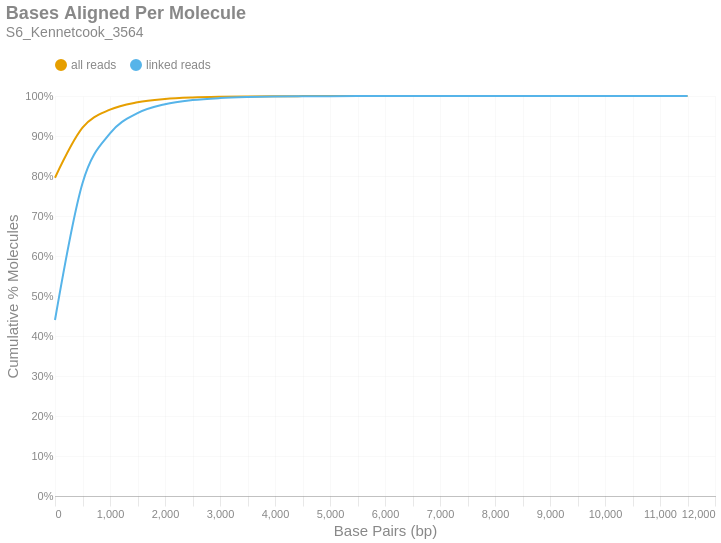

The notebook cell saved with this chart:
### Markdown cell above
### Bases Aligned Per Molecule
This is a cumulative frequency distribution showing the number of base pairs aligned per unique molecule. These data are shown in 500 bp bins. There are two distributions: one with `all reads` (yellow) and another with only `linked reads` (blue). The percent of molecules in the `linked reads` distribution is relative to the total number of linked molecules.

### Code cell
if SKIPLR:
    print_html(f"Skipped")
else:
    binned_df = consolidated_hist(valids['aligned_bp'], mask, 500, True)
    with SafeRender(binned_df):
        (
            density_plot(binned_df, 'Bases Aligned Per Molecule', samplename, 'basesper')
            .encode(
                x=alt.X('bin:Q', title="Base Pairs (bp)").axis(tickMinStep=500).scale(padding=0),
                y=alt.Y('value:Q', title='Cumulative % Molecules')
                    .axis(format='%')
                    .scale(domain = [0,1])
                    .stack(False),
                color=alt.Color("key:N").scale(domain = ["all reads", "linked reads"]),
                tooltip = [
                    alt.Tooltip("key:N", title = "Data Type"),
                    alt.Tooltip("range_label:N", title="Bases Aligned Per Molecule"),
                    alt.Tooltip("value:Q", format = ".2%", title="% Molecules (Cum.)")
                ]
            )
        ).display()

### Figure 1 — Vega-Lite specification as saved in the notebook (floating-point values rounded to 4 significant figures)
{"width": "container", "height": 400, "config": {"title": {"anchor": "start", "dy": -15, "fontSize": 18, "color": "#888888", "subtitleColor": "#888888", "subtitleFontSize": 14}, "arc": {"fill": "#0072B2"}, "axis": {"domainColor": "#888888", "domainWidth": 0.5, "gridWidth": 0.2, "grid": false, "titleFontWeight": 400, "titleFontSize": 15, "labelFontSize": 11, "labelColor": "#888888", "tickColor": "#888888", "tickWidth": 0.2, "titleColor": "#888888"}, "axisBand": {"grid": false}, "axisX": {"grid": true, "tickSize": 10, "domainCap": "round"}, "axisY": {"domain": false, "grid": true, "tickSize": 0, "domainCap": "round"}, "background": "transparent", "header": {"labelFontSize": 15, "labelColor": "#888888", "titleFontSize": 15, "titleFontWeight": 600, "titleColor": "#888888"}, "legend": {"labelFont": "sans-serif", "labelFontSize": 12, "labelColor": "#888888", "symbolSize": 100, "symbolType": "circle", "titleFontSize": 12, "titlePadding": 10, "titleColor": "#888888", "title": null, "orient": "top"}, "range": {"category": ["#E69F00", "#56B4E9", "#009E73", "#F0E442", "#0072B2", "#D55E00", "#CC79A7", "#000000"], "diverging": ["#cfe8f3", "#a2d4ec", "#73bfe2", "#46abdb", "#1696d2", "#12719e"]}, "area": {"fill": "#0072B2", "fillOpacity": 0.7, "line": true, "strokeOpacity": 0.7}, "line": {"color": "#0072B2", "stroke": "#0072B2", "strokeWidth": 2}, "trail": {"color": "#0072B2", "stroke": "#0072B2", "strokeWidth": 0, "size": 1}, "point": {"filled": true, "fillOpacity": 1.0, "size": 95}, "text": {"color": "#888888", "fontSize": 11, "align": "right", "fontWeight": 400, "size": 11}, "bar": {"fill": "#0072B2", "stroke": null}, "view": {"stroke": null, "continuousWidth": 660, "continuousHeight": 400}}, "data": {"name": "data-0494a395bc35ef64b8bf1dc60e4df5aa"}, "mark": {"type": "line", "interpolate": "monotone", "point": {"opacity": 0, "size": 275}}, "encoding": {"color": {"field": "key", "scale": {"domain": ["all reads", "linked reads"]}, "type": "nominal"}, "tooltip": [{"field": "key", "title": "Data Type", "type": "nominal"}, {"field": "range_label", "title": "Bases Aligned Per Molecule", "type": "nominal"}, {"field": "value", "format": ".2%", "title": "% Molecules (Cum.)", "type": "quantitative"}], "x": {"axis": {"tickMinStep": 500}, "field": "bin", "scale": {"padding": 0}, "title": "Base Pairs (bp)", "type": "quantitative"}, "y": {"axis": {"format": "%"}, "field": "value", "scale": {"domain": [0, 1]}, "stack": false, "title": "Cumulative % Molecules", "type": "quantitative"}}, "params": [{"name": "param_c36ac31b6afebe62", "select": {"type": "point", "fields": ["key"]}, "bind": "legend"}], "title": {"text": "Bases Aligned Per Molecule", "subtitle": "S6_Kennetcook_3564"}, "transform": [{"fold": ["all reads (cumsum)", "linked reads (cumsum)"]}, {"calculate": "replace(datum.key, ' (cumsum)', '')", "as": "key"}, {"filter": {"param": "param_c36ac31b6afebe62"}}], "usermeta": {"embedOptions": {"downloadFileName": "S6_Kennetcook_3564.basesper"}}, "$schema": "https://vega.github.io/schema/vega-lite/v6.1.0.json", "datasets": {"data-0494a395bc35ef64b8bf1dc60e4df5aa": [{"bin": "0.0", "interval": "0.0-500.0", "all reads": 0.7957, "linked reads": 0.4401, "all reads (cumsum)": 0.7957, "linked reads (cumsum)": 0.4401, "range_label": "0-499"}, {"bin": "500.0", "interval": "500.0-1000.0", "all reads": 0.1249, "linked reads": 0.342, "all reads (cumsum)": 0.9206, "linked reads (cumsum)": 0.7821, "range_label": "500-999"}, {"bin": "1000.0", "interval": "1000.0-1500.0", "all reads": 0.04524, "linked reads": 0.1242, "all reads (cumsum)": 0.9659, "linked reads (cumsum)": 0.9063, "range_label": "1000-1499"}, {"bin": "1500.0", "interval": "1500.0-2000.0", "all reads": 0.01849, "linked reads": 0.05077, "all reads (cumsum)": 0.9844, "linked reads (cumsum)": 0.9571, "range_label": "1500-1999"}, {"bin": "2000.0", "interval": "2000.0-2500.0", "all reads": 0.008136, "linked reads": 0.02234, "all reads (cumsum)": 0.9925, "linked reads (cumsum)": 0.9794, "range_label": "2000-2499"}, {"bin": "2500.0", "interval": "2500.0-3000.0", "all reads": 0.00378, "linked reads": 0.01038, "all reads (cumsum)": 0.9963, "linked reads (cumsum)": 0.9898, "range_label": "2500-2999"}, {"bin": "3000.0", "interval": "3000.0-3500.0", "all reads": 0.001822, "linked reads": 0.005003, "all reads (cumsum)": 0.9981, "linked reads (cumsum)": 0.9948, "range_label": "3000-3499"}, {"bin": "3500.0", "interval": "3500.0-4000.0", "all reads": 0.0009037, "linked reads": 0.002482, "all reads (cumsum)": 0.999, "linked reads (cumsum)": 0.9973, "range_label": "3500-3999"}, {"bin": "4000.0", "interval": "4000.0-4500.0", "all reads": 0.0004594, "linked reads": 0.001262, "all reads (cumsum)": 0.9995, "linked reads (cumsum)": 0.9985, "range_label": "4000-4499"}, {"bin": "4500.0", "interval": "4500.0-5000.0", "all reads": 0.0002437, "linked reads": 0.0006693, "all reads (cumsum)": 0.9997, "linked reads (cumsum)": 0.9992, "range_label": "4500-4999"}, {"bin": "5000.0", "interval": "5000.0-5500.0", "all reads": 0.0001339, "linked reads": 0.0003676, "all reads (cumsum)": 0.9998, "linked reads (cumsum)": 0.9996, "range_label": "5000-5499"}, {"bin": "5500.0", "interval": "5500.0-6000.0", "all reads": 6.757e-05, "linked reads": 0.0001856, "all reads (cumsum)": 0.9999, "linked reads (cumsum)": 0.9998, "range_label": "5500-5999"}, {"bin": "6000.0", "interval": "6000.0-6500.0", "all reads": 3.152e-05, "linked reads": 8.655e-05, "all reads (cumsum)": 0.9999, "linked reads (cumsum)": 0.9998, "range_label": "6000-6499"}, {"bin": "6500.0", "interval": "6500.0-7000.0", "all reads": 1.878e-05, "linked reads": 5.158e-05, "all reads (cumsum)": 1.0, "linked reads (cumsum)": 0.9999, "range_label": "6500-6999"}, {"bin": "7000.0", "interval": "7000.0-7500.0", "all reads": 1.619e-05, "linked reads": 4.446e-05, "all reads (cumsum)": 1.0, "linked reads (cumsum)": 0.9999, "range_label": "7000-7499"}, {"bin": "7500.0", "interval": "7500.0-8000.0", "all reads": 9.499e-06, "linked reads": 2.608e-05, "all reads (cumsum)": 1.0, "linked reads (cumsum)": 1.0, "range_label": "7500-7999"}, {"bin": "8000.0", "interval": "8000.0-8500.0", "all reads": 6.045e-06, "linked reads": 1.66e-05, "all reads (cumsum)": 1.0, "linked reads (cumsum)": 1.0, "range_label": "8000-8499"}, {"bin": "8500.0", "interval": "8500.0-9000.0", "all reads": 1.727e-06, "linked reads": 4.743e-06, "all reads (cumsum)": 1.0, "linked reads (cumsum)": 1.0, "range_label": "8500-8999"}, {"bin": "9000.0", "interval": "9000.0-9500.0", "all reads": 1.727e-06, "linked reads": 4.743e-06, "all reads (cumsum)": 1.0, "linked reads (cumsum)": 1.0, "range_label": "9000-9499"}, {"bin": "9500.0", "interval": "9500.0-10000.0", "all reads": 1.079e-06, "linked reads": 2.964e-06, "all reads (cumsum)": 1.0, "linked reads (cumsum)": 1.0, "range_label": "9500-9999"}, {"bin": "10000.0", "interval": "10000.0-10500.0", "all reads": 6.477e-07, "linked reads": 1.778e-06, "all reads (cumsum)": 1.0, "linked reads (cumsum)": 1.0, "range_label": "10000-10499"}, {"bin": "10500.0", "interval": "10500.0-11000.0", "all reads": 4.318e-07, "linked reads": 1.186e-06, "all reads (cumsum)": 1.0, "linked reads (cumsum)": 1.0, "range_label": "10500-10999"}, {"bin": "11000.0", "interval": "11000.0-11500.0", "all reads": 2.159e-07, "linked reads": 5.928e-07, "all reads (cumsum)": 1.0, "linked reads (cumsum)": 1.0, "range_label": "11000-11499"}, {"bin": "11500.0", "interval": "11500.0-12000.0", "all reads": 2.159e-07, "linked reads": 5.928e-07, "all reads (cumsum)": 1.0, "linked reads (cumsum)": 1.0, "range_label": "11500-11999"}]}}
